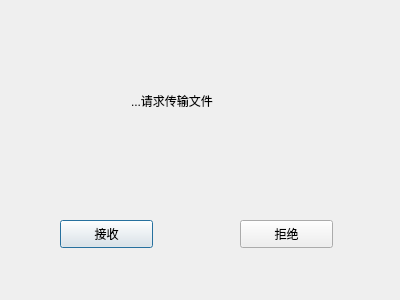
<?xml version="1.0" encoding="UTF-8"?>
<ui version="4.0">
 <class>receive</class>
 <widget class="QDialog" name="receive">
  <property name="geometry">
   <rect>
    <x>0</x>
    <y>0</y>
    <width>400</width>
    <height>300</height>
   </rect>
  </property>
  <property name="windowTitle">
   <string>Dialog</string>
  </property>
  <widget class="QLabel" name="label">
   <property name="geometry">
    <rect>
     <x>131</x>
     <y>80</y>
     <width>121</width>
     <height>41</height>
    </rect>
   </property>
   <property name="text">
    <string>...请求传输文件</string>
   </property>
  </widget>
  <widget class="QPushButton" name="pushButton">
   <property name="geometry">
    <rect>
     <x>60</x>
     <y>220</y>
     <width>93</width>
     <height>28</height>
    </rect>
   </property>
   <property name="text">
    <string>接收</string>
   </property>
  </widget>
  <widget class="QPushButton" name="pushButton_2">
   <property name="geometry">
    <rect>
     <x>240</x>
     <y>220</y>
     <width>93</width>
     <height>28</height>
    </rect>
   </property>
   <property name="text">
    <string>拒绝</string>
   </property>
  </widget>
 </widget>
 <resources/>
 <connections/>
</ui>
